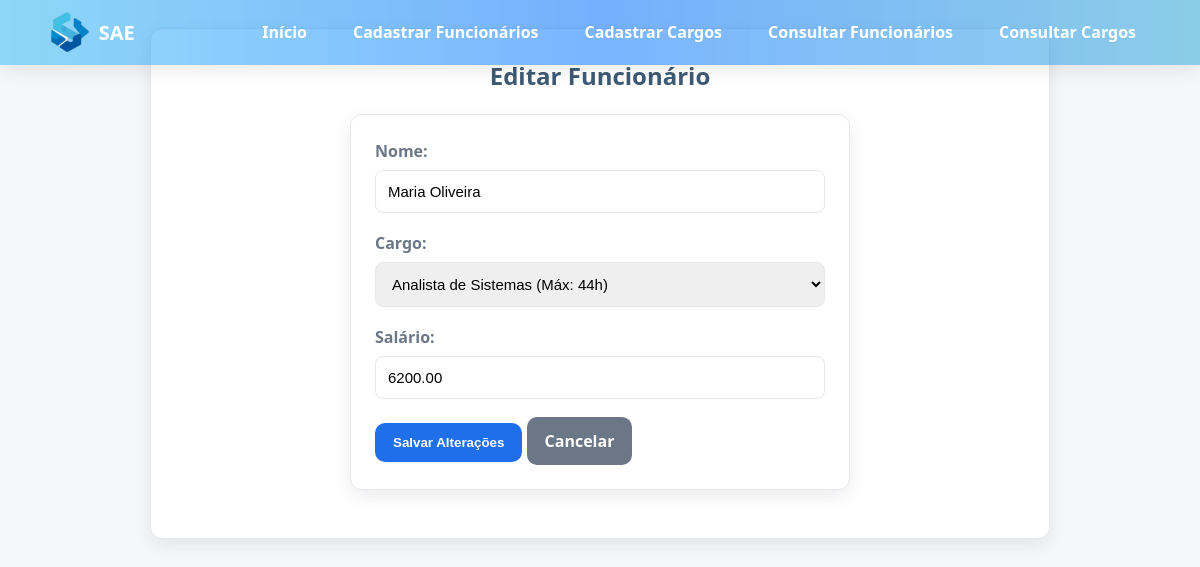
/consulta_funcionarios.php?editar=2, run on the app's committed database.
### tables this page shows
CREATE TABLE funcionarios (
    id_funcionario INT AUTO_INCREMENT PRIMARY KEY,
    nome_funcionario VARCHAR(100) NOT NULL,
    cpf_funcionario VARCHAR(14) NOT NULL UNIQUE,
    salario DECIMAL(10,2) NOT NULL,
    data_admissao DATE,
    id_cargo INT NOT NULL,
    FOREIGN KEY (id_cargo) REFERENCES cargos(id_cargo)
);

CREATE TABLE cargos (
    id_cargo INT AUTO_INCREMENT PRIMARY KEY,
    nome_cargo VARCHAR(100) NOT NULL UNIQUE, 
    descricao TEXT,
    salario_base DECIMAL(10,2) NOT NULL,
    carga_horaria_max INT NOT NULL
);

### consulta_funcionarios.php (the view, shortened to what this page needs)
<?php
require 'conect_bd.php';
include 'header.php';
if (isset($_GET['editar'])) {
    $id = intval($_GET['editar']);
    $dados  = $conn->query("SELECT * FROM funcionarios WHERE id_funcionario=$id")->fetch_assoc();
    $cargos = $conn->query("SELECT * FROM cargos ORDER BY nome_cargo");
?>
<!doctype html>
<html lang="pt-br">
<head>
<link rel="stylesheet" href="style.css">
</head>
<body>
<div class="container">
<h2>Editar Funcionário</h2>
<form method="post">
    <label>Nome:</label>
    <input name="nome_funcionario" value="<?=htmlspecialchars($dados['nome_funcionario'])?>" required>
    <label>Cargo:</label>
    <select name="id_cargo" id="id_cargo" required>
        <?php
        mysqli_data_seek($cargos, 0);
        while($c = $cargos->fetch_assoc()): ?>
            <option value="<?=$c['id_cargo']?>"
                    <?=($dados['id_cargo']==$c['id_cargo']?'selected':'')?>>
                <?=htmlspecialchars($c['nome_cargo'])?> (Máx: <?=$c['carga_horaria_max']?>h)
            </option>
        <?php endwhile; ?>
    </select>
    <label>Salário:</label>
    <input type="number" step="0.01" name="salario"
           value="<?=$dados['salario']?>" required>
    <button type="submit" class="btn-primary">Salvar Alterações</button>
    <a href="consulta_funcionarios.php" class="btn-primary" style="background:#6b7686;">Cancelar</a>
</form>
</div>
</body>
</html>
<?php
exit;
}
?>

### style.css (style rules this page uses)
:root { --bg-page: #f5f7fa; --bg-card: #ffffff; --text-strong: #f8f3f3; --text: #3d5a75; --text-soft: #6b7686; --line: #e5e9ef; --accent: #1f6feb; --danger: #d32f2f; --radius: 12px; --shadow: 0 6px 18px rgba(0,0,0,.08); }
* { margin:0;padding:0;box-sizing:border-box; }
body { font-family: 'Segoe UI', Roboto, sans-serif; background: var(--bg-page); color: var(--text); line-height:1.55; }
.container { max-width:900px; margin:28px auto; padding:28px; background:var(--bg-card); border:1px solid var(--line); border-radius:var(--radius); box-shadow:var(--shadow); text-align: center; }
form { background:var(--bg-card); border:1px solid var(--line); padding:24px; border-radius:var(--radius); box-shadow:var(--shadow); max-width:500px; margin:20px auto; text-align: left; }
label { display:block; margin-bottom:6px; font-weight:600; color:var(--text-soft); }
input,select,textarea { width:100%; padding:12px; border:1px solid var(--line); border-radius:8px; margin-bottom:18px; font-size:15px; }
button,.btn-primary { background:var(--accent); color:#fff; border:none; padding:12px 18px; border-radius:10px; font-weight:700; cursor:pointer; text-decoration:none; display:inline-block; }

### data on the page
funcionarios: nome_funcionario "Maria Oliveira", id_cargo "Analista de Sistemas (Máx: 44h)", salario "6200.00"
